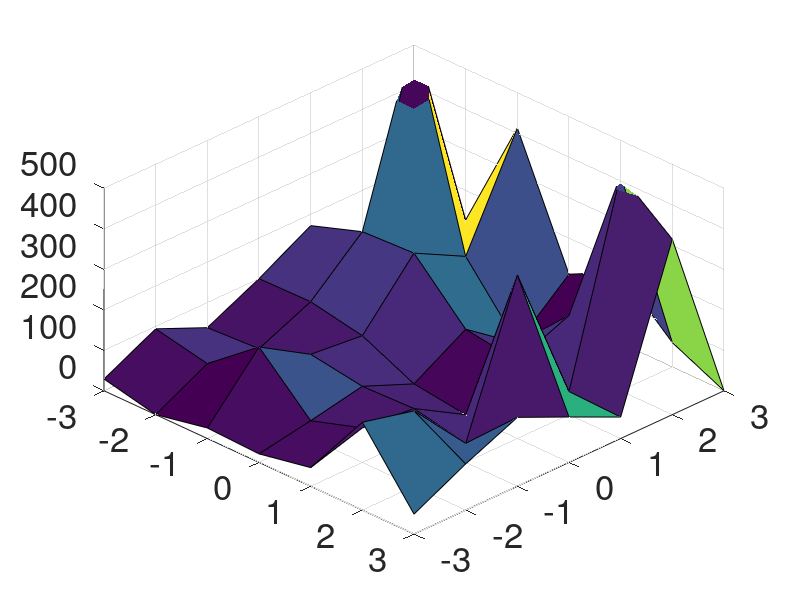

MATLAB code to generate this figure: (Note: this script raises an error after producing the figure.)
%this is the 2D interpolation methods
%interp2
clear all
%Coarsely sample the peaks function.
x=-3:3;
y=-3:3;
[X,Y] = meshgrid(-3:3);


%% generate time rainfall
figure;
Vi=random('Poisson',150,7,7);
figure('units','normalized','outerposition',[0 0 1 1])

for t=1:100

V(1:7,1:7,t)= random('Poisson',Vi,7,7);
Vi=V(1:7,1:7,t);

surf(X,Y,Vi);
view([45 45]);
zlim([0 500])
set(gca,'fontsize',25)
M(t) = getframe(gcf);

end

% %play movie
% figure
% movie(M,1)
% Create AVI file.
v=VideoWriter('RainfallTime.avi');
open(v)
writeVideo(v,M)
close(v)
%rename it to read in ppt
movefile( 'RainfallTime.avi', 'RainfallTime.wmv' );

%Create the query grid with spacing of 0.25.

xq=-3:0.25:3;
yq=-3:0.25:3;
[Xq,Yq] = meshgrid(-3:0.25:3);

%% Interpolate at the query points, and specify nearest interpolation.
figure
figure('units','normalized','outerposition',[0 0 1 1])
for t=1:100
Vi=V(1:7,1:7,t);

Vq= interp2(X,Y,Vi,Xq,Yq,'nearest');

%Plot the result.

subplot(2,2,1)
surf(Xq,Yq,Vq);
view([45 45]);
zlim([0 500])

%double integration (volume)
Ntotal = trapz(yq,trapz(xq,Vq,2));
Naverage(1,t) = Ntotal/(6*6); %Rainfall/unit area

SumNaverage(1)=sum(Naverage(1,:));
title(['nearest Nav=',num2str(round(Naverage(1,t))),' SuNav=',num2str(round(SumNaverage(1)))]);




%% Interpolate at the query points, and specify Bilinear interpolation.
Vq = interp2(X,Y,Vi,Xq,Yq,'linear');

%Plot the result.
subplot(2,2,2)
surf(Xq,Yq,Vq);
view([45 45]);
zlim([0 500])

%double integration (volume)
Ntotal = trapz(yq,trapz(xq,Vq,2));
Naverage(2,t) = Ntotal/(6*6); %Rainfall/unit area

SumNaverage(2)=sum(Naverage(2,:));
title(['Bilinear Nav=',num2str(round(Naverage(2,t))),' SuNav=',num2str(round(SumNaverage(2)))]);


%% Interpolate at the query points, and specify cubic interpolation.
Vq = interp2(X,Y,Vi,Xq,Yq,'cubic');

%Plot the result.
subplot(2,2,3)
surf(Xq,Yq,Vq);
view([45 45]);
zlim([0 500])

%double integration (volume)
Ntotal = trapz(yq,trapz(xq,Vq,2));
Naverage(3,t) = Ntotal/(6*6); %Rainfall/unit area

SumNaverage(3)=sum(Naverage(3,:));
title(['Cubic Nav=',num2str(round(Naverage(3,t))),' SuNav=',num2str(round(SumNaverage(3)))]);

%% Interpolate at the query points, and specify spline interpolation.
Vq = interp2(X,Y,Vi,Xq,Yq,'spline');

%Plot the result.
subplot(2,2,4)
surf(Xq,Yq,Vq);
view([45 45]);
zlim([0 500])

%double integration (volume)
Ntotal = trapz(yq,trapz(xq,Vq,2));
Naverage(4,t) = Ntotal/(6*6); %Rainfall/unit area

SumNaverage(4)=sum(Naverage(4,:));
title(['Spline Nav=',num2str(round(Naverage(4,t))),' SuNav=',num2str(round(SumNaverage(4)))]);

M2(t) = getframe(gcf);
end
close all
% Create AVI file.
v=VideoWriter('RainfallIntTime.avi');
open(v)
writeVideo(v,M2)
close(v)
%rename it to read in ppt
movefile( 'RainfallIntTime.avi', 'RainfallIntTime.wmv' );